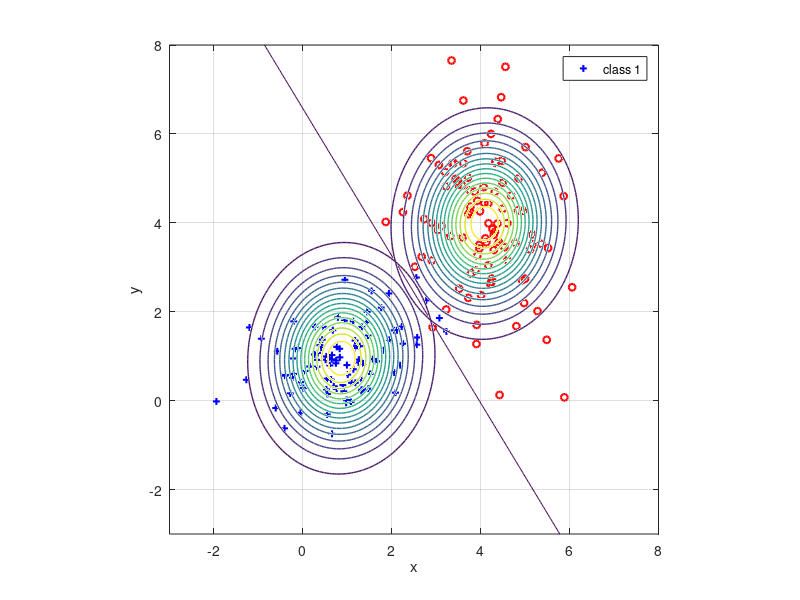

This figure's MATLAB source:
#!/usr/bin/octave-cli

## EL5857 Aprendizaje Automático
## (C) 2021 Pablo Alvarado
## Gaussian Discriminant Analysis

pkg load statistics
close all;

mc=100; ## Number of points per class
n=2;    ## Number of classes
m=mc*n; ## Total number of points (must be even)

sigma0=[1 .15;.15 0.5]
sigma1=[0.7 -.15;-.15 1.5]
rp=mvnrnd([1 1],sigma0,mc); ## Points in one class
rn=mvnrnd([4 4],sigma1,mc); ## Points in the other class

X = [rp;rn]; ## Design matrix with all data points

## Plot the original data 
y=[ones(mc,1); zeros(mc,1)];
figure(1,"name","Gaussian Discriminant Analysis");
hold off;

## GDA estimation
## Find means for each class and common covariance

m0=sum(y==0); ## Number of elements of class 0
m1=sum(y==1); ## Number of elements of class 1

## This is unused for now.  If we use a different number of data points for
## each class, this should be considered later.
phi=m1/m; ## Probability for class 1

mu_0 = sum(rn)/m0  ## Mean of class 0
mu_1 = sum(rp)/m1  ## Mean of class 1

X_mu1 = X(find(y==1),:)-mu_1; ## Centered data of y=1
X_mu0 = X(find(y==0),:)-mu_0; ## Centered data of y=0

X_mu = [X_mu0; X_mu1]; ## All centered data
sigma = (X_mu'*X_mu)/m ## Covariance matrix of centered data

## Plot the contour of estimated gaussians
[x1 y1]=meshgrid(linspace(-3,8,200)',linspace(-3,8,200)');
X1=[x1(:) y1(:)];
z1=mvnpdf(X1,mu_1,sigma);
contour3(x1,y1,reshape(z1,size(x1)),16,"linewidth",1); ## Class 1
hold on;

z2=mvnpdf(X1,mu_0,sigma);
contour3(x1,y1,reshape(z2,size(x1)),16,"linewidth",1); ## Class 0

## Discriminant line: where both PDF are equal
##   z2=z1 => z2-z1==0:
## FIX-ME:
## The following line works directly with the exponentials, which
## for numerical errors fail to correctly detect the zeros of z2-z1.
## We can go back a little and apply ln on both sides of z2=z1.
## That should be more stable

contour3(x1,y1,reshape(z2-z1,size(x1)),[0 0]);


## Plot the data points
plot3(rn(:,1),rn(:,2),0*y(mc+1:m,1),'ro;class 0;',
      "markersize",5,"linewidth",1.5);## Plot pts class 0
plot3(rp(:,1),rp(:,2),0*y(1:mc,1),'b+;class 1;',
      "markersize",5,"linewidth",1.5);  ## Plot pts class 1


xlabel('x');
ylabel('y');
view(0,90);

axis([-3 8 -3 8]);
daspect([1,1,.1]);
grid on;
